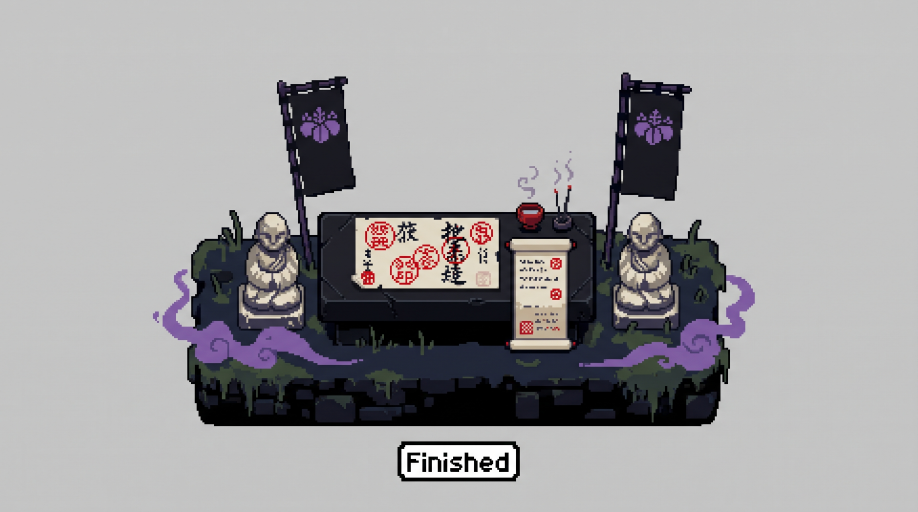
#> input picture arte/piezas/edificios-sombra-era3-altar-terminado.png, 2752 x 1536 px, given in place of fondo-inicio.png, which was not available (shown at 1/3 size)
$ python recortar-arte.py ../arte/piezas/edificios-sombra-era3-altar-terminado.png
#> lines starting #> are read from the running program, lines starting #| are printed output that depends on the picture
#!/usr/bin/env python3
"""Recorta las piezas nuevas de arte/piezas y las deja listas para la web.

Uso:
    python3 scripts/recortar-arte.py

Lee siempre de arte/ y escribe en public/assets/. No modifica los originales.
Las piezas de interfaz salen del ui-kit con fondo transparente; los sprites
quedan normalizados y con una máscara (rojo = kimono, azul = hakama) para que
el celular pueda recolorearlos en vivo. La faja no se recolorea.

    python3 scripts/recortar-arte.py --solo-mascaras
    python3 scripts/recortar-arte.py --solo-edificios

rehace solo las máscaras a partir de los sprites ya normalizados de
public/assets/, para ajustar zonas sin volver a recortar todo.
"""

from __future__ import annotations

import sys

from collections import deque
from pathlib import Path

import numpy as np
from PIL import Image, ImageDraw, ImageFilter

RAIZ = Path(__file__).resolve().parent.parent
ARTE = RAIZ / "arte" / "piezas"
# Las piezas sueltas entregadas a mano (por ejemplo el logo final) viven en arte/.
ARTE_SUELTO = RAIZ / "arte"
SALIDA = RAIZ / "public" / "assets"
SALIDA.mkdir(parents=True, exist_ok=True)


# --------------------------------------------------------------------------
# Utilidades
# --------------------------------------------------------------------------


def abrir(ruta: Path) -> Image.Image:
    return Image.open(ruta).convert("RGB")
#> returned value is the input picture: PIL image 2752x1536 RGB; mean R, G, B 160.2, 158.9, 161


# [146 lines left out: functions _fondo_desde_bordes, _bordes, _fondo_por_color, _limpiar_halo, _rgba, _recortar_contenido, not called in this run]


def _guardar(imagen: Image.Image, nombre: str, *, escala: float | None = None) -> None:
#> called with nombre = 'fondo-inicio.jpg'
    if escala is not None:
        ancho = max(1, round(imagen.width * escala))
        alto = max(1, round(imagen.height * escala))
        imagen = imagen.resize((ancho, alto), Image.Resampling.LANCZOS)
    destino = SALIDA / nombre
    if imagen.mode == "RGBA":
        imagen.save(destino, optimize=True)
    else:
        imagen.save(destino, quality=86, optimize=True, progressive=True)
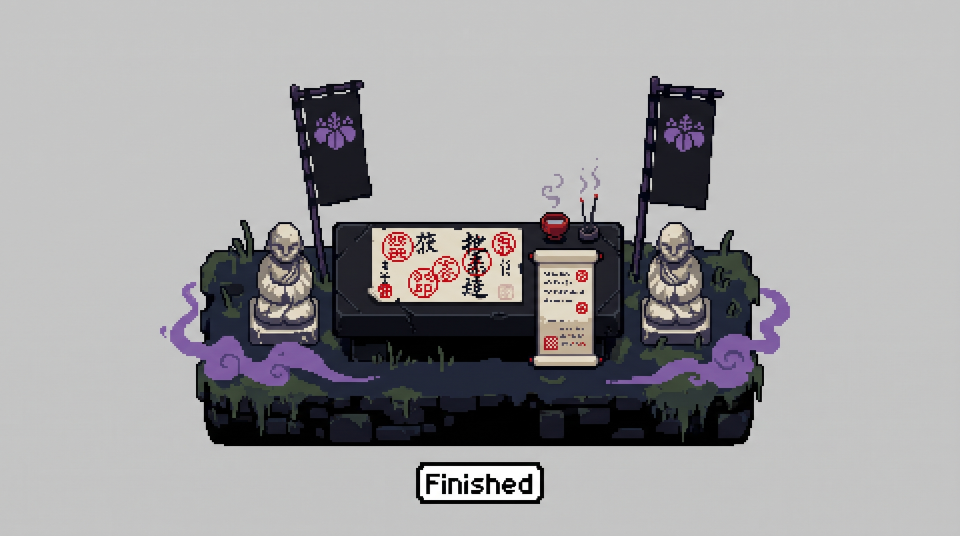
#> saved as fondo-inicio.jpg: PIL image 1920x1072 RGB (shown at 1/2 size); mean R, G, B 160.2, 158.9, 161
    print(f"  {nombre:38} {imagen.width:4d} x {imagen.height:<4d} {imagen.mode}")
#|   fondo-inicio.jpg                       1920 x 1072 RGB


# --------------------------------------------------------------------------
# Fondos y tarjetas
# --------------------------------------------------------------------------


def extraer_fondos() -> None:
    print("Fondos y tarjetas")

    fondo = abrir(ARTE / "interfaz" / "fondo-inicio.png")
    _guardar(fondo.resize((1920, 1072), Image.Resampling.LANCZOS), "fondo-inicio.jpg")

    for bando in ("luz", "sombra"):
        movil = abrir(ARTE / "interfaz" / f"fondo-movil-{bando}.png")
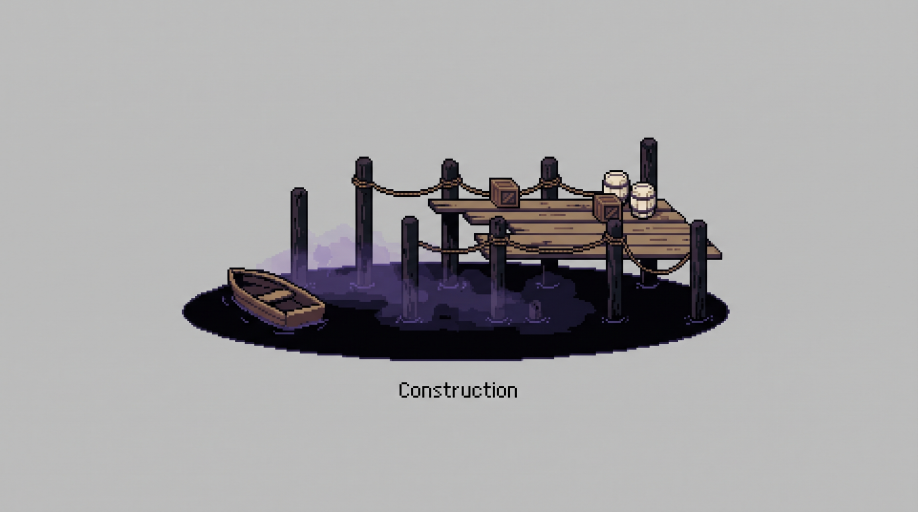
#> input picture arte/piezas/edificios-sombra-era3-muelle-construccion.png, 2752 x 1536 px, given in place of fondo-movil-luz.png, which was not available (shown at 1/3 size)
#> in abrir, returned value is the input picture: PIL image 2752x1536 RGB; mean R, G, B 165.8, 164.7, 166
        _guardar(movil.resize((1080, 1935), Image.Resampling.LANCZOS), f"fondo-movil-{bando}.jpg")
#> call 2 of _guardar, with nombre = 'fondo-movil-luz.jpg'
#> in _guardar (call 2), `imagen.save(destino, quality=86, optimize=True, progressive=True)`:
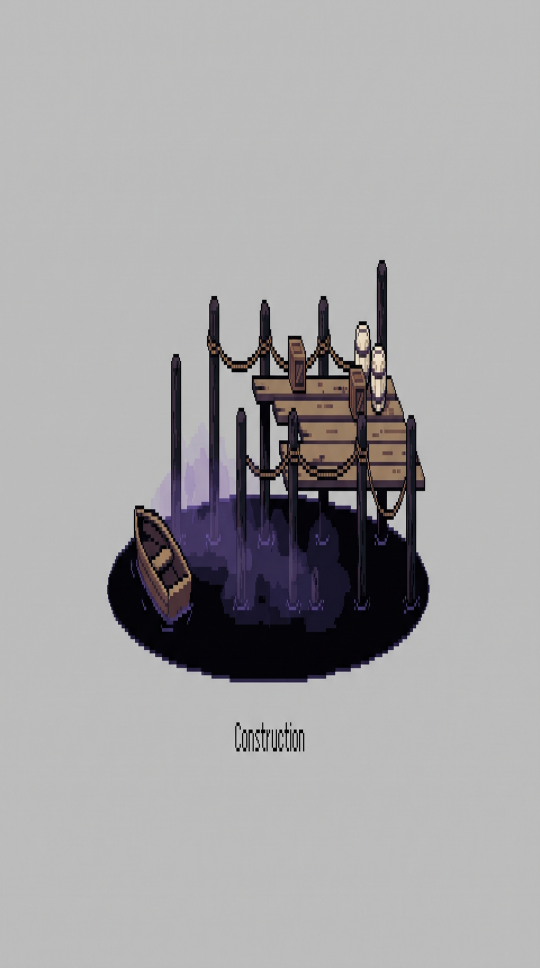
#> saved as fondo-movil-luz.jpg: PIL image 1080x1935 RGB (shown at 1/2 size); mean R, G, B 165.8, 164.7, 166
#|   fondo-movil-luz.jpg                    1080 x 1935 RGB

        tarjeta = abrir(ARTE / "interfaz" / f"tarjeta-{bando}.png")
        _guardar(tarjeta.resize((1000, 558), Image.Resampling.LANCZOS), f"tarjeta-{bando}.jpg")
#> call 3 of _guardar, with nombre = 'tarjeta-luz.jpg'
#> in _guardar (call 3), `imagen.save(destino, quality=86, optimize=True, progressive=True)`:
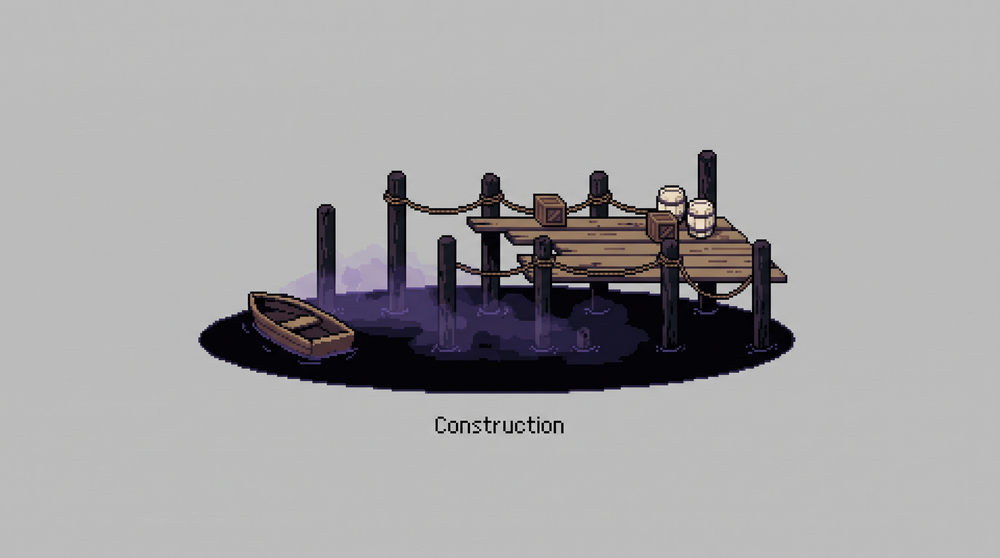
#> saved as tarjeta-luz.jpg: PIL image 1000x558 RGB; mean R, G, B 165.8, 164.7, 166
#|   tarjeta-luz.jpg                        1000 x 558  RGB

        # Fondos limpios del santuario para la computadora
        santuario = abrir(ARTE / f"fondo-{bando}.png")
        _guardar(santuario.resize((1920, 1072), Image.Resampling.LANCZOS), f"fondo-{bando}.jpg")

    # La isla vista desde arriba, para el mapa vivo
    mapa = abrir(ARTE / "fondo-mapa.png")
    _guardar(mapa.resize((1920, 1072), Image.Resampling.LANCZOS), "fondo-mapa.jpg")

    print()


# --------------------------------------------------------------------------
# Logo
# --------------------------------------------------------------------------


# [105 lines left out: functions extraer_logo, extraer_ui_kit, not called in this run]


# --------------------------------------------------------------------------
# Kamon
# --------------------------------------------------------------------------


KAMON = [
    "grulla",
    "glicina",
    "mariposa",
    "abanico",
    "sakura",
    "tomoe",
    "libelula",
    "ola",
    "arce",
    "luna",
    "bambu",
    "koi",
]


# [36 lines left out: function extraer_kamon, not called in this run]


# --------------------------------------------------------------------------
# Iconos de recursos
# --------------------------------------------------------------------------


ICONOS = [
    "madera",
    "piedra",
    "arena-hierro",
    "arroz",
    "mon",
    "sauce",
    "lodo",
    "hongos",
]


# [50 lines left out: function extraer_iconos, not called in this run]


# --------------------------------------------------------------------------
# Sprites del rōnin
# --------------------------------------------------------------------------


SPRITES = {
    "luz-sombrero": {
        "hoja": "sprites-ronin-luz.png",
        "caja": (400, 10, 575, 270),
        "sash": (45, 166, 200, 196),
        "head": (25, 0, 215, 92),
        "body": (25, 94, 215, 196),
        "hakama": (70, 194, 180, 291),
        # La vaina pasa por delante de la cadera: no es hakama.
        "excluir": [[(12, 208), (84, 193), (84, 213), (12, 228)]],
    },
    "sombra-sombrero": {
        "hoja": "sprites-ronin-sombra.png",
        "caja": (156, 27, 357, 305),
        "sash": (45, 160, 200, 194),
        "head": (20, 0, 215, 94),
        "body": (15, 96, 205, 194),
        "hakama": (66, 194, 178, 289),
        "excluir": [[(10, 213), (80, 198), (80, 221), (10, 240)], [(148, 150), (168, 150), (168, 218), (148, 218)]],
    },
    "luz-mono": {
        "hoja": "sprites-ronin-luz-mono.png",
        "caja": (246, 47, 458, 400),
        "sash": (45, 166, 200, 197),
        "head": (85, 0, 180, 95),
        "body": (25, 96, 215, 197),
        "hakama": (72, 196, 176, 289),
        "excluir": [[(20, 205), (84, 183), (84, 201), (20, 225)]],
    },
    "sombra-mono": {
        "hoja": "sprites-ronin-sombra-mono.png",
        "caja": (200, 50, 390, 445),
        "sash": (90, 146, 152, 166),
        "head": (80, 0, 180, 82),
        "body": (15, 82, 198, 166),
        "hakama": (62, 165, 172, 284),
        # Vaina a la izquierda y empuñadura sobre el brazo derecho.
        "excluir": [[(40, 195), (76, 183), (76, 201), (40, 214)], [(146, 150), (184, 122), (194, 132), (158, 168)]],
    },
}

ANCHO_SPRITE = 240
ALTO_SPRITE = 320
ALTO_CONTENIDO = 300
ANCHO_PELEA = 600  # los cuadros de pelea, con la espada extendida, van en un lienzo ancho


# [143 lines left out: functions _desplazar_datos, _poligonos, mascara_de_sprite, solo_mascaras, extraer_sprites, ascii_art, not called in this run]


# --------------------------------------------------------------------------
# Edificios Era 1
# --------------------------------------------------------------------------

EDIFICIOS_ERA1 = [
    # Luz
    ("edificio-luz-casa-cimientos.png", "edificios-luz-era1.png", (56, 117, 566, 848)),
    ("edificio-luz-casa-construccion.png", "edificios-luz-era1.png", (595, 117, 1335, 848)),
    ("edificio-luz-casa-terminado.png", "edificios-luz-era1-casa-terminada.png", (580, 183, 2214, 1233)),
    ("edificio-luz-granero-cimientos.png", "edificios-luz-era1.png", (1414, 931, 1792, 1447)),
    ("edificio-luz-granero-construccion.png", "edificios-luz-era1.png", (1841, 931, 2234, 1447)),
    ("edificio-luz-granero-terminado.png", "edificios-luz-era1.png", (2291, 931, 2679, 1447)),
    ("edificio-luz-torii-cimientos.png", "edificios-luz-era1.png", (92, 931, 454, 1447)),
    ("edificio-luz-torii-construccion.png", "edificios-luz-era1.png", (535, 931, 876, 1447)),
    ("edificio-luz-torii-terminado.png", "edificios-luz-era1.png", (940, 931, 1321, 1447)),
    ("edificio-luz-altar-cimientos.png", "edificios-luz-era1.png", (1387, 117, 1775, 848)),
    ("edificio-luz-altar-construccion.png", "edificios-luz-era1.png", (1807, 117, 2228, 848)),
    ("edificio-luz-altar-terminado.png", "edificios-luz-era1.png", (2246, 117, 2703, 848)),

    # Sombra
    ("edificio-sombra-choza-cimientos.png", "edificios-sombra-era1.png", (401, 13, 972, 415)),
    ("edificio-sombra-choza-construccion.png", "edificios-sombra-era1.png", (1139, 13, 1752, 415)),
    ("edificio-sombra-choza-terminado.png", "edificios-sombra-era1.png", (1927, 13, 2543, 415)),
    ("edificio-sombra-pozo-cimientos.png", "edificios-sombra-era1.png", (409, 417, 946, 772)),
    ("edificio-sombra-pozo-construccion.png", "edificios-sombra-era1.png", (1226, 417, 1680, 772)),
    ("edificio-sombra-pozo-terminado.png", "edificios-sombra-era1.png", (1986, 417, 2527, 772)),
    ("edificio-sombra-circulo-cimientos.png", "edificios-sombra-era1.png", (391, 779, 964, 1115)),
    ("edificio-sombra-circulo-construccion.png", "edificios-sombra-era1.png", (1140, 779, 1750, 1115)),
    ("edificio-sombra-circulo-terminado.png", "edificios-sombra-era1.png", (1932, 779, 2556, 1115)),
    ("edificio-sombra-altar-cimientos.png", "edificios-sombra-era1.png", (387, 1125, 993, 1492)),
    ("edificio-sombra-altar-construccion.png", "edificios-sombra-era1.png", (1164, 1125, 1758, 1492)),
    ("edificio-sombra-altar-terminado.png", "edificios-sombra-era1.png", (1910, 1125, 2577, 1492)),
]


# [105 lines left out: functions _quitar_huecos, _quitar_rotulos, extraer_edificios, not called in this run]


# --------------------------------------------------------------------------
# Animaciones del rōnin (IDLE, WALK, CHOP, FIGHT)
# --------------------------------------------------------------------------

ANIMACIONES_RONIN = {
    "luz-sombrero": {
        "fight": [(390, 1215, 605, 1500), (625, 1215, 815, 1500), (840, 1215, 1065, 1500), (1095, 1215, 1330, 1500), (1370, 1215, 1590, 1500)],
        "idle": [(434, 18, 551, 260), (671, 18, 786, 260), (902, 18, 1023, 260), (1144, 18, 1261, 260)],
        "walk": [(426, 274, 556, 520), (661, 274, 792, 520), (903, 274, 1037, 520), (1147, 274, 1280, 520), (1400, 274, 1528, 520), (1640, 274, 1768, 520)],
        "chop": [(394, 540, 535, 850), (665, 540, 824, 850), (985, 540, 1128, 850), (1679, 540, 1886, 850), (1920, 540, 2150, 850), (2178, 540, 2409, 850)],
    },
    "sombra-sombrero": {
        "fight": [(915, 950, 1126, 1225), (1127, 950, 1415, 1225), (1440, 950, 1850, 1225), (1860, 950, 2120, 1225)],
        "idle": [(169, 25, 348, 315), (410, 25, 587, 315), (649, 25, 827, 315), (889, 25, 1066, 315)],
        "walk": [(194, 350, 345, 630), (422, 350, 573, 630), (664, 350, 803, 630), (884, 350, 1032, 630), (1117, 350, 1261, 630), (1342, 350, 1488, 630)],
        "chop": [(182, 680, 403, 940), (471, 680, 661, 940), (762, 680, 1009, 940), (1615, 680, 1807, 940), (1850, 680, 2080, 940), (2121, 680, 2353, 940)],
    },
    "luz-mono": {
        "fight": [(1145, 895, 1366, 1245), (1380, 905, 1605, 1245), (1610, 905, 1875, 1245), (1905, 880, 2140, 1245), (2170, 905, 2395, 1245)],
        "idle": [(286, 40, 424, 410), (506, 40, 653, 410), (728, 40, 869, 410), (937, 40, 1076, 410)],
        "walk": [(1462, 40, 1641, 410), (1686, 40, 1866, 410), (1912, 40, 2094, 410), (2158, 40, 2320, 410), (2375, 40, 2554, 410)],
        "chop": [(283, 430, 454, 830), (526, 430, 697, 830), (774, 430, 982, 830), (1663, 430, 1892, 830), (1936, 430, 2167, 830), (2225, 430, 2385, 830)],
    },
    "sombra-mono": {
        "fight": [
            (1055, 890, 1315, 1275),
            (1330, 890, 1705, 1275, [(1648, 1030, 1705, 1275)]),
            (1680, 890, 1965, 1275, [(1680, 890, 1705, 1045)]),
            (2075, 880, 2245, 1275),
            (2265, 890, 2565, 1275),
        ],
        "idle": [(207, 40, 364, 450), (427, 40, 587, 450), (643, 40, 805, 450), (866, 40, 1025, 450)],
        "walk": [(1340, 40, 1494, 450), (1554, 40, 1733, 450), (1779, 40, 1965, 450), (2004, 40, 2186, 450), (2231, 40, 2421, 450), (2471, 40, 2655, 450)],
        "chop": [(194, 480, 403, 880), (472, 480, 683, 880), (757, 480, 956, 880), (1512, 480, 1769, 880), (1863, 480, 2081, 880), (2135, 480, 2317, 880)],
    },
}


# [114 lines left out: functions extraer_animaciones, _piezas_de_fila, not called in this run]


EDIFICIOS_ERA2 = {
    # hoja, banda (x0, y0, x1, y1), nombres de las tres etapas en orden
    "luz": [
        ("edificios-luz-era2.png", (480, 30, 2752, 400), "terrazas"),
        ("edificios-luz-era2.png", (480, 400, 2752, 780), "forja"),
        ("edificios-luz-era2.png", (480, 780, 2752, 1060), "empalizada"),
        ("edificios-luz-era2.png", (480, 1060, 2752, 1510), "torre"),
    ],
    "sombra": [
        ("edificios-sombra-era2.png", (440, 130, 2752, 440), "huerto"),
        ("edificios-sombra-era2.png", (440, 440, 2752, 830), "caldero"),
        ("edificios-sombra-era2.png", (440, 830, 2752, 1150), "muro"),
        ("edificios-sombra-era2.png", (440, 1150, 2752, 1530), "farol"),
    ],
}

ALDEANOS = [
    # hoja, banda, [(nombre, cantidad de cuadros), ...] en el orden de la fila
    ("sprites-aldeanos-era2.png", (340, 90, 2752, 410), [("luz-granjero-caminar", 4), ("luz-granjero-sembrar", 2)]),
    ("sprites-aldeanos-era2.png", (340, 420, 1500, 790), [("luz-herrero", 4)]),
    ("sprites-aldeanos-era2.png", (340, 850, 2752, 1165), [("sombra-recolector", 4)]),
    ("sprites-aldeanos-era2.png", (340, 1170, 2752, 1530), [("sombra-alquimista", 4), ("sombra-espectro", 4)]),
]

# Los guardias llevan lanza y se tocan entre sí: van con cajas fijas.
ALDEANOS_FIJOS = [
    ("sprites-aldeanos-era2.png", "luz-guardia-0", (1640, 420, 1895, 790)),
    ("sprites-aldeanos-era2.png", "luz-guardia-1", (1900, 420, 2150, 790)),
    ("sprites-aldeanos-era2.png", "luz-guardia-2", (2160, 420, 2420, 790)),
    ("sprites-aldeanos-era2.png", "luz-guardia-3", (2425, 420, 2700, 790)),
]

# Tropas de la era 3 (en la demo se entrenan desde la era 2): 4 cuadros de
# marcha y 3 de ataque por tipo, en filas de la hoja.
TROPAS = [
    ("sprites-tropas-era3.png", (300, 85, 2752, 410), "samurai"),
    ("sprites-tropas-era3.png", (300, 420, 2752, 770), "arquero"),
    ("sprites-tropas-era3.png", (300, 880, 2752, 1190), "oni"),  # desde 880: fuera el rótulo "Yōkai"
    ("sprites-tropas-era3.png", (300, 1195, 2752, 1530), "kitsune"),
]
# Los samuráis se tocan entre sí en la hoja: sus pasos van con cajas fijas.
TROPAS_FIJAS = [
    ("sprites-tropas-era3.png", "samurai-caminar-0", (380, 90, 585, 405)),
    ("sprites-tropas-era3.png", "samurai-caminar-1", (590, 90, 785, 405)),
    ("sprites-tropas-era3.png", "samurai-caminar-2", (790, 90, 990, 405)),
    ("sprites-tropas-era3.png", "samurai-caminar-3", (995, 90, 1195, 405)),
]
ALTO_TROPA = 200

ALTO_ALDEANO = 220
LIENZO_ALDEANO = (200, 240)


# [83 lines left out: function extraer_era2, not called in this run]


def main() -> None:
    if "--solo-mascaras" in sys.argv:
        solo_mascaras()
        return
    if "--solo-edificios" in sys.argv:
        extraer_edificios()
        return
    if "--solo-fondos" in sys.argv:
        extraer_fondos()
        return
    if "--solo-era2" in sys.argv:
        extraer_era2()
        return
    if "--solo-pelea" in sys.argv:
        extraer_animaciones(solo="fight")
        return

    print(f"Origen: {ARTE}")
    print(f"Destino: {SALIDA}\n")

    extraer_fondos()
    extraer_logo()
    extraer_ui_kit()
    extraer_kamon()
    extraer_iconos()
    extraer_sprites()
    extraer_edificios()
    extraer_era2()
    extraer_animaciones()

    print("Listo. Revisá public/assets/ antes de cambiar el CSS.")


if __name__ == "__main__":
#> (the run stopped early here; a loop or call above may not have finished)
